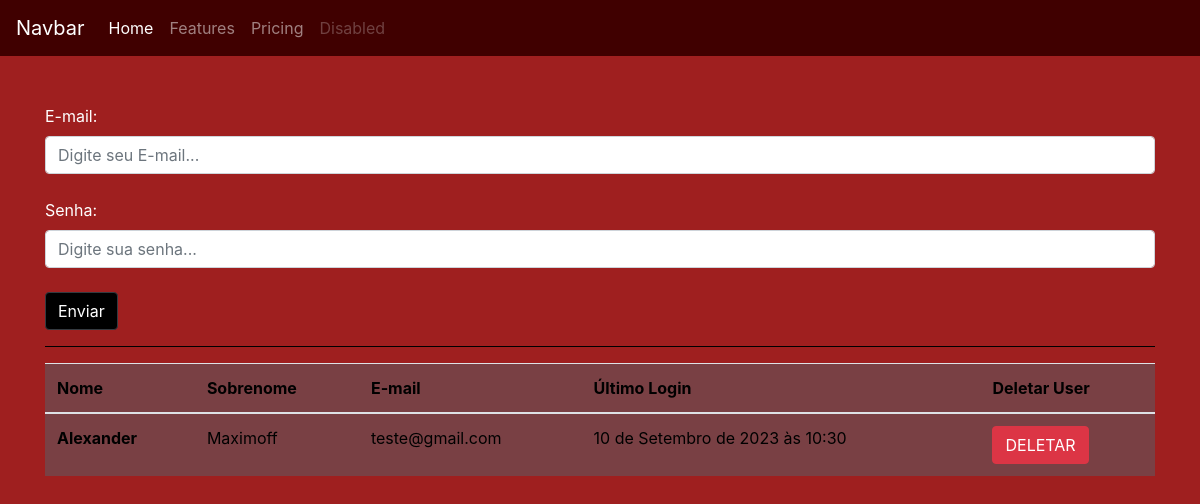
Page /auth/cadastrar_vendedor/ on the committed database.
### usuarios/models.py (models this page shows)
class Users(AbstractUser):
  choices_cargo = (('O', 'Operador de Caixa'),
                   ('F', 'Fiscal - Gerente'))
  cargo = models.CharField(max_length=1, choices= choices_cargo)

### usuarios/views.py (the view, shortened to what this page needs)
# urls.py: path('cadastrar_vendedor/', views.cadastrar_vendedor, name='cadastrar_vendedor'),
@has_permission_decorator('cadastrar_vendedor')
def cadastrar_vendedor(request):
    if request.method == 'GET':
        vendedores = Users.objects.filter(cargo='O')
        return render(request, 'cadastrar_vendedor.html', {'vendedores': vendedores})

### usuarios/templates/cadastrar_vendedor.html (shortened to what this page needs)
{% extends 'base.html' %}
{% block 'body' %}
  <div class='container'>
      <br>
    <form action='{% url 'cadastrar_vendedor' %}' method='POST'> {% csrf_token %}
      <br>
      <label>E-mail:</label>
      <input type="email" placeholder="Digite seu E-mail..." name="email" class='form-control'></input>
      <br>
      <label>Senha:</label>
      <input type="password" placeholder="Digite sua senha..." name="password" class='form-control'></input>
      <br>
      <input type='submit' value='Enviar' class='btn btn-dark bg-btn'>
    </form>
    <hr class='bg-hr'>
    <table class="table table-hover bg-table">
      <thead>
        <tr>
          <th scope="col">Nome</th>
          <th scope="col">Sobrenome</th>
          <th scope="col">E-mail</th>
          <th scope="col">Último Login</th>
          <th scope="col">Deletar User</th>
        </tr>
      </thead>
      <tbody>
        {% for vendedor in vendedores %}
          <tr>
            <th>{{vendedor.first_name}}</th>
            <td>{{vendedor.last_name}}</td>
            <td>{{vendedor.email}}</td>
            <td>{% if not vendedor.last_login %}
                  Nunca fez login.
                {% else %}
                  {{vendedor.last_login}}</td>
                {% endif %}
            <td><a href="{% url 'delete_user' vendedor.id %}" class='btn btn-danger'>DELETAR</a></td>
          </tr>
        {% endfor %}
      </tbody>
    </table>
  </div>
{% endblock %}

### templates/static/usuarios/css/base.css (style rules this page uses)
.fundo { background-color: #9f1f1f; color: white; }
.bg-hr { background-color: black; }
.bg-btn { background-color: black; color: white; }
.bg-table { background-color: #794044; color: black; }

### rows in the picture
Users: first_name "Alexander", last_name "Maximoff", email "teste@gmail.com", last_login "10 de Setembro de 2023 às 10:30"
